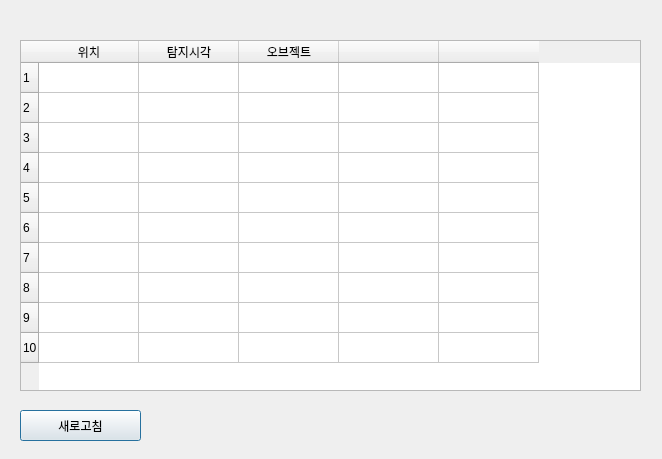
<?xml version="1.0" encoding="UTF-8"?>
<ui version="4.0">
 <class>Dialog</class>
 <widget class="QDialog" name="Dialog">
  <property name="geometry">
   <rect>
    <x>0</x>
    <y>0</y>
    <width>662</width>
    <height>459</height>
   </rect>
  </property>
  <property name="windowTitle">
   <string>Dialog</string>
  </property>
  <widget class="QTableWidget" name="tableWidget">
   <property name="geometry">
    <rect>
     <x>20</x>
     <y>40</y>
     <width>621</width>
     <height>351</height>
    </rect>
   </property>
   <property name="sizeAdjustPolicy">
    <enum>QAbstractScrollArea::AdjustIgnored</enum>
   </property>
   <property name="editTriggers">
    <set>QAbstractItemView::NoEditTriggers</set>
   </property>
   <property name="selectionMode">
    <enum>QAbstractItemView::ExtendedSelection</enum>
   </property>
   <property name="selectionBehavior">
    <enum>QAbstractItemView::SelectItems</enum>
   </property>
   <property name="gridStyle">
    <enum>Qt::SolidLine</enum>
   </property>
   <property name="sortingEnabled">
    <bool>false</bool>
   </property>
   <property name="rowCount">
    <number>10</number>
   </property>
   <property name="columnCount">
    <number>5</number>
   </property>
   <attribute name="horizontalHeaderVisible">
    <bool>true</bool>
   </attribute>
   <attribute name="horizontalHeaderCascadingSectionResizes">
    <bool>true</bool>
   </attribute>
   <attribute name="horizontalHeaderHighlightSections">
    <bool>false</bool>
   </attribute>
   <attribute name="horizontalHeaderMinimumSectionSize">
    <number>50</number>
   </attribute>
   <attribute name="horizontalHeaderShowSortIndicator" stdset="0">
    <bool>false</bool>
   </attribute>
   <attribute name="horizontalHeaderStretchLastSection">
    <bool>false</bool>
   </attribute>
   <attribute name="verticalHeaderCascadingSectionResizes">
    <bool>false</bool>
   </attribute>
   <row/>
   <row/>
   <row/>
   <row/>
   <row/>
   <row/>
   <row/>
   <row/>
   <row/>
   <row/>
   <column>
    <property name="text">
     <string>위치</string>
    </property>
   </column>
   <column>
    <property name="text">
     <string>탐지시각</string>
    </property>
   </column>
   <column>
    <property name="text">
     <string>오브젝트</string>
    </property>
   </column>
   <column>
    <property name="text">
     <string/>
    </property>
   </column>
   <column>
    <property name="text">
     <string/>
    </property>
   </column>
   <item row="0" column="0">
    <property name="text">
     <string/>
    </property>
   </item>
   <item row="0" column="1">
    <property name="text">
     <string/>
    </property>
   </item>
   <item row="0" column="2">
    <property name="text">
     <string/>
    </property>
   </item>
   <item row="1" column="2">
    <property name="text">
     <string/>
    </property>
   </item>
  </widget>
  <widget class="QPushButton" name="refresh">
   <property name="geometry">
    <rect>
     <x>20</x>
     <y>410</y>
     <width>121</width>
     <height>31</height>
    </rect>
   </property>
   <property name="text">
    <string>새로고침</string>
   </property>
  </widget>
  <widget class="QLabel" name="update_time">
   <property name="geometry">
    <rect>
     <x>20</x>
     <y>10</y>
     <width>291</width>
     <height>21</height>
    </rect>
   </property>
   <property name="text">
    <string/>
   </property>
  </widget>
 </widget>
 <resources/>
 <connections/>
</ui>
